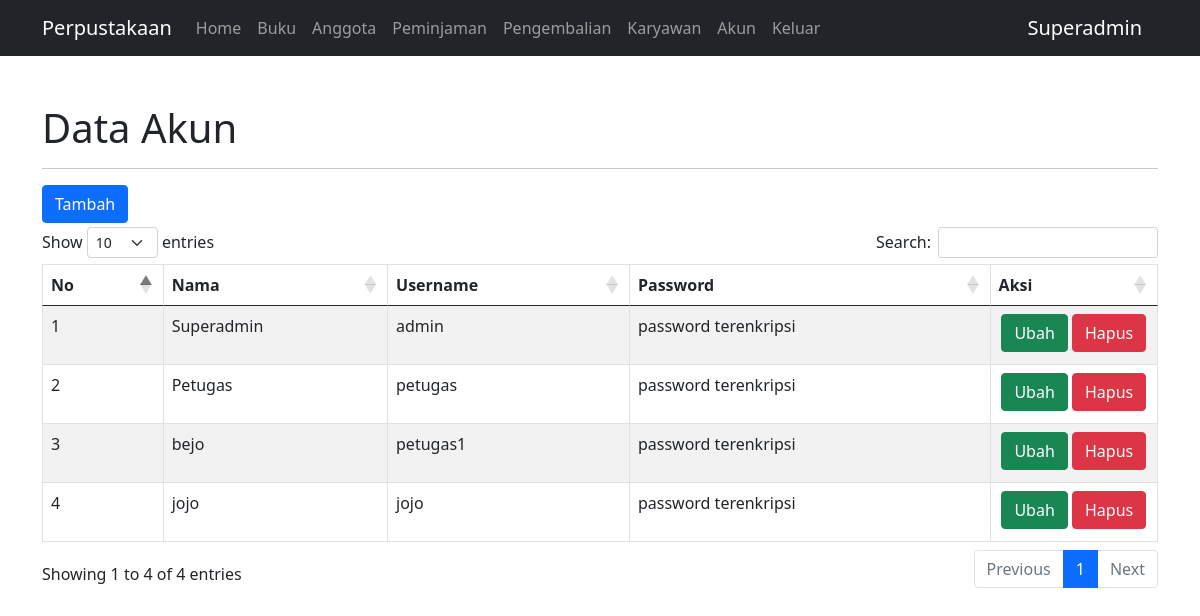
/modal.php (signed in), run on the app's committed database.
### tables this page shows
CREATE TABLE `tb_akun` (
  `id_akun` int NOT NULL,
  `nama` varchar(100) NOT NULL,
  `username` varchar(100) NOT NULL,
  `password` varchar(100) NOT NULL,
  `level` varchar(2) NOT NULL
);

### config/controller.php (called while the page is built, shortened)
<?php
function select($query)
{
    global $db_connect;
    $result = mysqli_query($db_connect, $query);
    $rows = [];
    while ($row = mysqli_fetch_assoc($result)) {
        $rows[] = $row;
    }
    return $rows;
}

### modal.php (the view, shortened to what this page needs)
<?php
include 'layout/header.php';
$data_akun = select("SELECT * FROM tb_akun");
?>
<div class="container mt-5">
    <h1>Data Akun</h1>
    <hr>
    <button type="button" class="btn btn-primary mb-1" data-bs-toggle="modal" data-bs-target="#modalTambah">Tambah</button>
    <table class="table table-bordered table-striped mt-3" id="table">
        <thead>
            <tr>
                <th>No</th>
                <th>Nama</th>
                <th>Username</th>
                <th>Password</th>
                <th>Aksi</th>
            </tr>
        </thead>
        <tbody>
            <?php $no = 1; ?>
            <?php foreach ($data_akun as $akun) : ?>
                <tr>
                    <td><?= $no++; ?></td>
                    <td><?= $akun['nama']; ?></td>
                    <td><?= $akun['username']; ?></td>
                    <td>password terenkripsi</td>
                    <td width="15%" class="text-center">
                        <button type="button" class="btn btn-success mb-1" data-bs-toggle="modal" data-bs-target="#modalUbah<?= $akun['id_akun']; ?>"> Ubah</button>
                        <button type="button" class="btn btn-danger mb-1" data-bs-toggle="modal" data-bs-target="#modalHapus<?= $akun['id_akun']; ?>"> Hapus</button>
                    </td>
                </tr>
            <?php endforeach; ?>
        </tbody>
    </table>
</div>
<?php
include 'layout/footer.php';
?>

### data on the page
tb_akun: nama "Superadmin", username "admin"
tb_akun: nama "Petugas", username "petugas"
tb_akun: nama "bejo", username "petugas1"
tb_akun: nama "jojo", username "jojo"

### other printed values
$_SESSION['nama'] "Superadmin"
